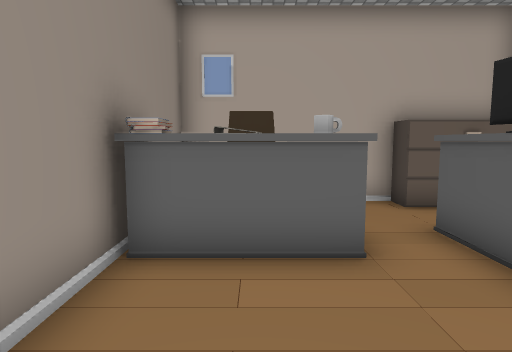
View 1 (above)

17 first-person views from a walk through a scene from a Unity 3-D project. The camera is 1.5 m above the floor, tilts 6° down and sees 75° across. The floor is counted in squares, 1 m on a side. Each view is taken from the middle of a square. On the plan, view 1 faces up. The plan holds only what a view shows up to about 15 squares ahead; the rest is blank. The player character is not drawn. Door leaves are left out, so doorways stand open. Some surface patterns are stand-ins.

View 2
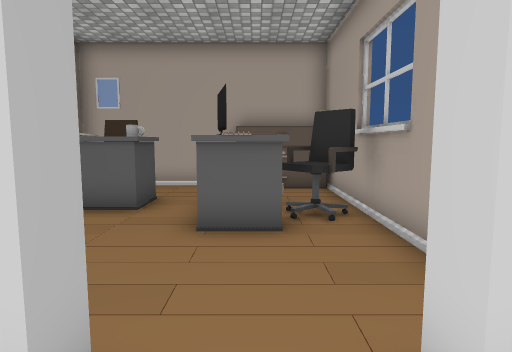

View 3
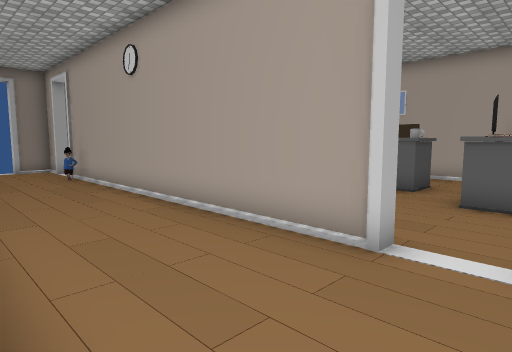

View 4
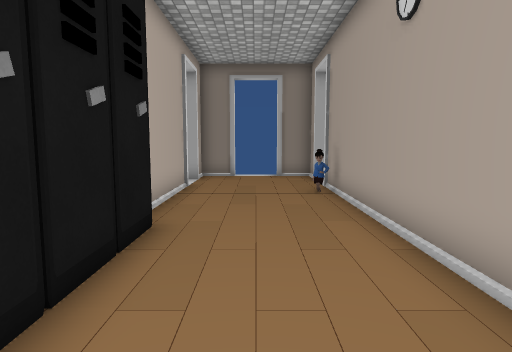

View 5
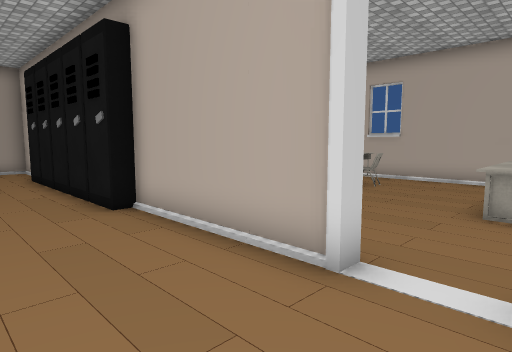

View 6
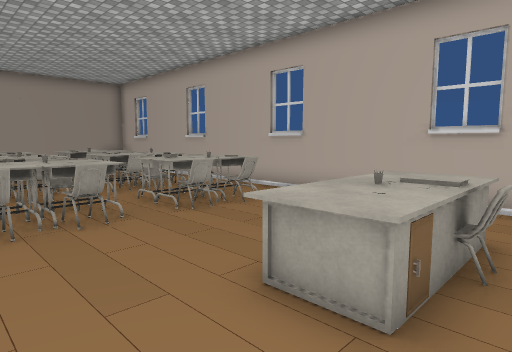

View 7
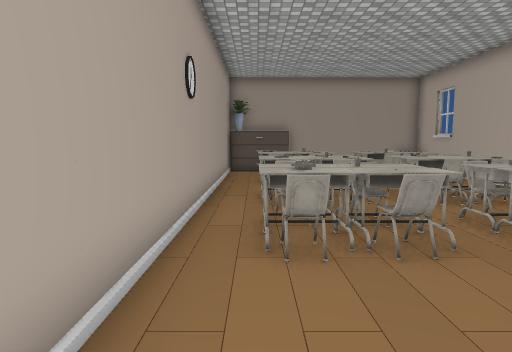

View 8
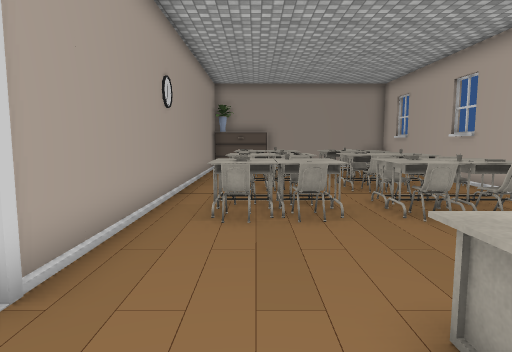

View 9
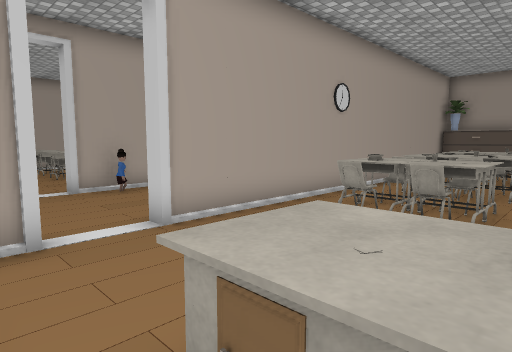

View 10
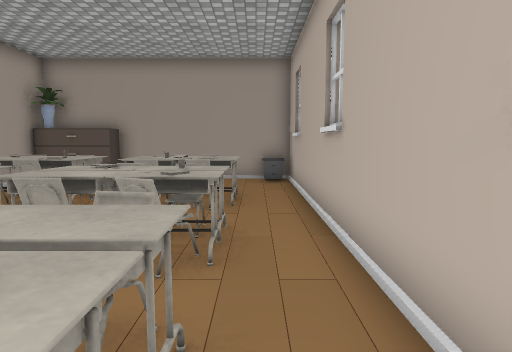

View 11
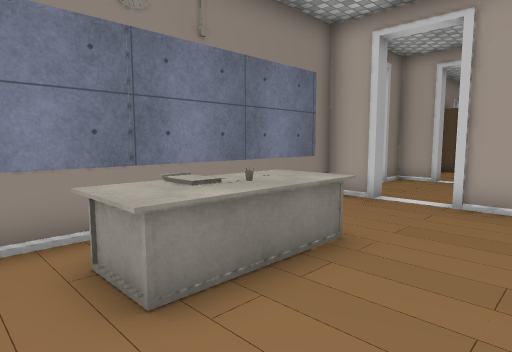

View 12
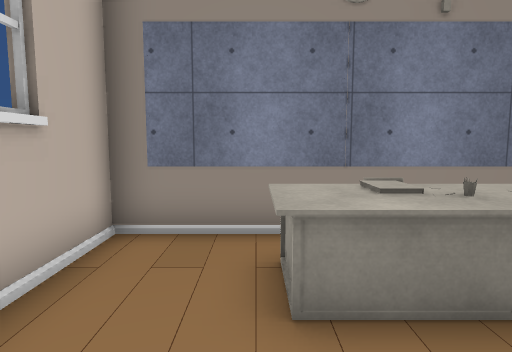

View 13
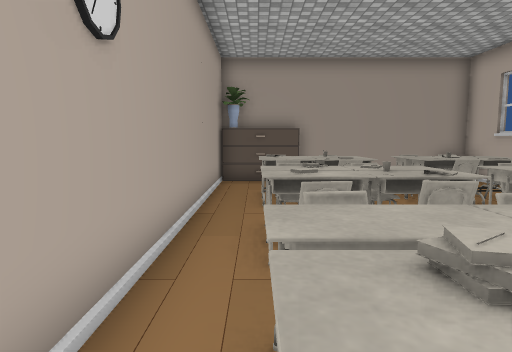

View 14
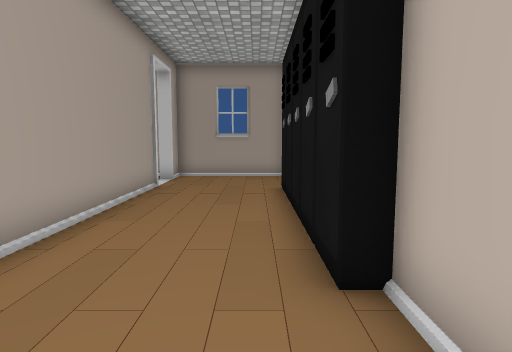

View 15
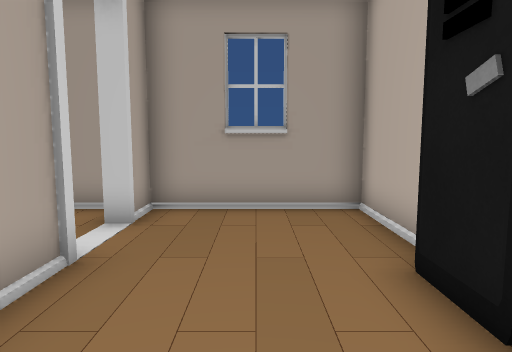

View 16
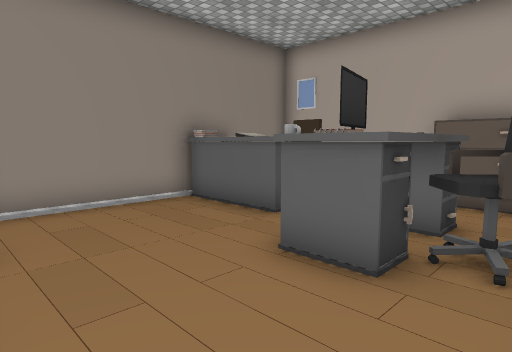

View 17
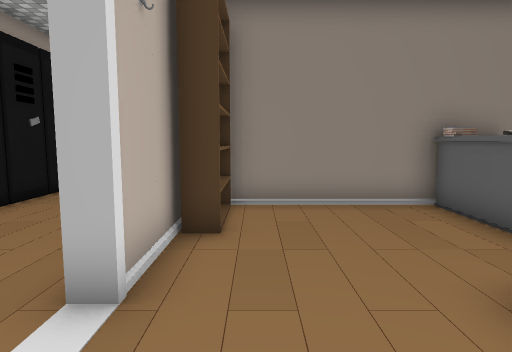

### Floor plan
Key: @ floor where view 1 was taken; # wall or solid block; x gap in a wall; . floor; D open door; ^ raised ledge; C chair; T table; U cup; N notebook; M computer; L locker; H thing the floor can be seen under or through; O other object.
Columns run from 14 left of view 1 to 7 right of it. Each row starts with its distance up from view 1.
  9              #####
  8             #  ...OOO
  7             # C......
  6             # C......#
  5      ^      #OTU.T ..#
  4     ..      #NTT.MTCx#
  3     .^      #....NNC.#
  2     ..      #........#
  1     .       #........#
  0     .       #.@......#
 -1   DDD       ###..DDD.#
 -2 ##DDD########.###DDD##
 -3 DD...................#
 -4 DD...................#
 -5 DD...................#
 -6 #.DDD....#LL#LL#L....#
 -7 ##DDD#####......####O
 -8 #.......^^.^^..^^...O
 -9 #......H^^.^^^#^^   O
-10 #......H^^.^^^#^^    #
-11 #.^^....^^..^##^^    #
-12 #.^^....^^.^^^#^^    #
-13 #.^^....^^.^^^#^^#   #
-14 #.^^...^^^.^^^#^^#...#
-15 #...................O
-16 #...................O
-17 ####################

Positions as (right, up) in squares from view 1, and headings:
1: (0, 0), facing up
2: (4, -3), facing up
3: (5, -6), facing up-left
4: (1, -4), facing left
5: (-12, -3), facing down-right
6: (-13, -8), facing down-right
7: (-11, -8), facing right
8: (-13, -9), facing right
9: (-13, -12), facing up-right
10: (-7, -15), facing right
11: (-8, -15), facing up-left
12: (-8, -14), facing left
13: (-7, -8), facing right
14: (-8, -5), facing right
15: (-1, -4), facing right
16: (6, -1), facing up-left
17: (6, 0), facing left
